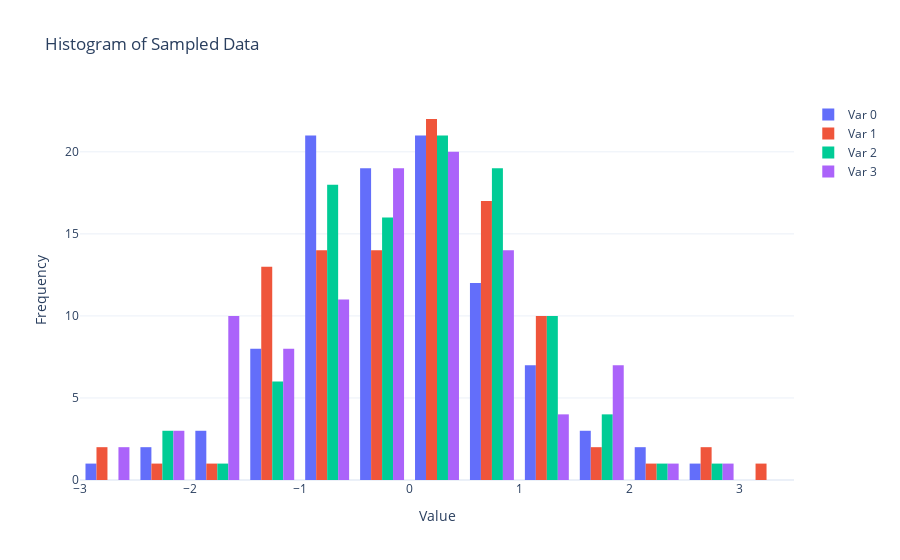

The notebook cell saved with this chart:
### Markdown cell above
## 2d hist

### Code cell
m.dist.normal(0,1, name = 'a', shape=(100,4), sample = True).hist()
